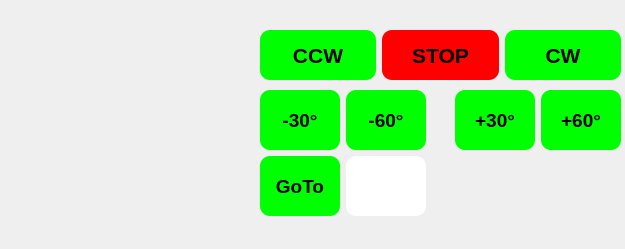
<?xml version="1.0" encoding="UTF-8"?>
<ui version="4.0">
 <class>MainWindow</class>
 <widget class="QMainWindow" name="MainWindow">
  <property name="geometry">
   <rect>
    <x>0</x>
    <y>0</y>
    <width>625</width>
    <height>249</height>
   </rect>
  </property>
  <property name="sizePolicy">
   <sizepolicy hsizetype="Fixed" vsizetype="Fixed">
    <horstretch>0</horstretch>
    <verstretch>0</verstretch>
   </sizepolicy>
  </property>
  <property name="maximumSize">
   <size>
    <width>1065</width>
    <height>401</height>
   </size>
  </property>
  <property name="focusPolicy">
   <enum>Qt::StrongFocus</enum>
  </property>
  <property name="windowTitle">
   <string>YO3HEX - ANTENNA ROTATOR CONTROLLER</string>
  </property>
  <property name="autoFillBackground">
   <bool>false</bool>
  </property>
  <property name="toolButtonStyle">
   <enum>Qt::ToolButtonIconOnly</enum>
  </property>
  <property name="documentMode">
   <bool>false</bool>
  </property>
  <property name="tabShape">
   <enum>QTabWidget::Rounded</enum>
  </property>
  <widget class="QWidget" name="centralwidget">
   <widget class="Compasswidget" name="Compasswidget" native="true">
    <property name="geometry">
     <rect>
      <x>10</x>
      <y>10</y>
      <width>241</width>
      <height>211</height>
     </rect>
    </property>
    <property name="maximumSize">
     <size>
      <width>341</width>
      <height>341</height>
     </size>
    </property>
    <property name="baseSize">
     <size>
      <width>341</width>
      <height>341</height>
     </size>
    </property>
    <property name="styleSheet">
     <string notr="true"/>
    </property>
   </widget>
   <widget class="QWidget" name="gridLayoutWidget">
    <property name="geometry">
     <rect>
      <x>260</x>
      <y>10</y>
      <width>361</width>
      <height>91</height>
     </rect>
    </property>
    <layout class="QGridLayout" name="gridLayout">
     <item row="0" column="2">
      <widget class="QPushButton" name="cw">
       <property name="minimumSize">
        <size>
         <width>0</width>
         <height>50</height>
        </size>
       </property>
       <property name="font">
        <font>
         <pointsize>16</pointsize>
         <weight>75</weight>
         <bold>true</bold>
        </font>
       </property>
       <property name="styleSheet">
        <string notr="true">background: lime;border-radius: 10px;</string>
       </property>
       <property name="text">
        <string>CW</string>
       </property>
      </widget>
     </item>
     <item row="0" column="0">
      <widget class="QPushButton" name="ccw">
       <property name="minimumSize">
        <size>
         <width>0</width>
         <height>50</height>
        </size>
       </property>
       <property name="font">
        <font>
         <pointsize>16</pointsize>
         <weight>75</weight>
         <bold>true</bold>
        </font>
       </property>
       <property name="styleSheet">
        <string notr="true">background: lime;border-radius: 10px;</string>
       </property>
       <property name="text">
        <string>CCW</string>
       </property>
      </widget>
     </item>
     <item row="0" column="1">
      <widget class="QPushButton" name="stop">
       <property name="minimumSize">
        <size>
         <width>0</width>
         <height>50</height>
        </size>
       </property>
       <property name="font">
        <font>
         <pointsize>16</pointsize>
         <weight>75</weight>
         <bold>true</bold>
        </font>
       </property>
       <property name="styleSheet">
        <string notr="true">background: red;border-radius: 10px;</string>
       </property>
       <property name="text">
        <string>STOP</string>
       </property>
      </widget>
     </item>
    </layout>
   </widget>
   <widget class="QWidget" name="gridLayoutWidget_2">
    <property name="geometry">
     <rect>
      <x>260</x>
      <y>90</y>
      <width>361</width>
      <height>128</height>
     </rect>
    </property>
    <layout class="QGridLayout" name="gridLayout_2">
     <item row="1" column="9">
      <widget class="QPushButton" name="pushButton_4">
       <property name="minimumSize">
        <size>
         <width>80</width>
         <height>60</height>
        </size>
       </property>
       <property name="maximumSize">
        <size>
         <width>60</width>
         <height>60</height>
        </size>
       </property>
       <property name="font">
        <font>
         <pointsize>14</pointsize>
         <weight>75</weight>
         <bold>true</bold>
        </font>
       </property>
       <property name="styleSheet">
        <string notr="true">background: lime;border-radius: 10px;</string>
       </property>
       <property name="text">
        <string>+30°</string>
       </property>
      </widget>
     </item>
     <item row="1" column="7">
      <spacer name="horizontalSpacer">
       <property name="orientation">
        <enum>Qt::Horizontal</enum>
       </property>
       <property name="sizeHint" stdset="0">
        <size>
         <width>40</width>
         <height>20</height>
        </size>
       </property>
      </spacer>
     </item>
     <item row="1" column="10">
      <widget class="QPushButton" name="pushButton_5">
       <property name="minimumSize">
        <size>
         <width>80</width>
         <height>60</height>
        </size>
       </property>
       <property name="maximumSize">
        <size>
         <width>80</width>
         <height>60</height>
        </size>
       </property>
       <property name="font">
        <font>
         <pointsize>14</pointsize>
         <weight>75</weight>
         <bold>true</bold>
        </font>
       </property>
       <property name="styleSheet">
        <string notr="true">background: lime;border-radius: 10px;</string>
       </property>
       <property name="text">
        <string>+60°</string>
       </property>
      </widget>
     </item>
     <item row="1" column="6">
      <widget class="QPushButton" name="pushButton_2">
       <property name="minimumSize">
        <size>
         <width>80</width>
         <height>60</height>
        </size>
       </property>
       <property name="maximumSize">
        <size>
         <width>60</width>
         <height>60</height>
        </size>
       </property>
       <property name="font">
        <font>
         <pointsize>14</pointsize>
         <weight>75</weight>
         <bold>true</bold>
        </font>
       </property>
       <property name="styleSheet">
        <string notr="true">background: lime;border-radius: 10px;</string>
       </property>
       <property name="text">
        <string>-60°</string>
       </property>
      </widget>
     </item>
     <item row="1" column="5">
      <widget class="QPushButton" name="minus10">
       <property name="minimumSize">
        <size>
         <width>80</width>
         <height>60</height>
        </size>
       </property>
       <property name="maximumSize">
        <size>
         <width>80</width>
         <height>60</height>
        </size>
       </property>
       <property name="font">
        <font>
         <pointsize>14</pointsize>
         <weight>75</weight>
         <bold>true</bold>
        </font>
       </property>
       <property name="styleSheet">
        <string notr="true">background: lime;border-radius: 10px;</string>
       </property>
       <property name="text">
        <string>-30°</string>
       </property>
      </widget>
     </item>
     <item row="2" column="5">
      <widget class="QPushButton" name="go">
       <property name="minimumSize">
        <size>
         <width>80</width>
         <height>60</height>
        </size>
       </property>
       <property name="font">
        <font>
         <pointsize>14</pointsize>
         <weight>75</weight>
         <bold>true</bold>
        </font>
       </property>
       <property name="focusPolicy">
        <enum>Qt::StrongFocus</enum>
       </property>
       <property name="styleSheet">
        <string notr="true">background: lime;border-radius: 10px;</string>
       </property>
       <property name="text">
        <string>GoTo</string>
       </property>
      </widget>
     </item>
     <item row="2" column="6">
      <widget class="QLineEdit" name="goToHedding">
       <property name="minimumSize">
        <size>
         <width>80</width>
         <height>60</height>
        </size>
       </property>
       <property name="maximumSize">
        <size>
         <width>80</width>
         <height>60</height>
        </size>
       </property>
       <property name="font">
        <font>
         <pointsize>24</pointsize>
         <weight>75</weight>
         <bold>true</bold>
        </font>
       </property>
       <property name="focusPolicy">
        <enum>Qt::StrongFocus</enum>
       </property>
       <property name="styleSheet">
        <string notr="true">border-radius: 10px;</string>
       </property>
       <property name="inputMask">
        <string>###</string>
       </property>
      </widget>
     </item>
    </layout>
   </widget>
   <widget class="QWidget" name="gridLayoutWidget_3">
    <property name="geometry">
     <rect>
      <x>630</x>
      <y>10</y>
      <width>321</width>
      <height>321</height>
     </rect>
    </property>
    <layout class="QGridLayout" name="gridLayout_3">
     <item row="3" column="0">
      <widget class="QPushButton" name="pushButton_13">
       <property name="minimumSize">
        <size>
         <width>80</width>
         <height>60</height>
        </size>
       </property>
       <property name="maximumSize">
        <size>
         <width>80</width>
         <height>60</height>
        </size>
       </property>
       <property name="font">
        <font>
         <pointsize>16</pointsize>
         <weight>75</weight>
         <bold>true</bold>
        </font>
       </property>
       <property name="styleSheet">
        <string notr="true">background: orange;border-radius: 10px;</string>
       </property>
       <property name="text">
        <string>270°</string>
       </property>
      </widget>
     </item>
     <item row="0" column="0">
      <widget class="QPushButton" name="pushButton">
       <property name="minimumSize">
        <size>
         <width>80</width>
         <height>60</height>
        </size>
       </property>
       <property name="maximumSize">
        <size>
         <width>80</width>
         <height>60</height>
        </size>
       </property>
       <property name="font">
        <font>
         <pointsize>16</pointsize>
         <weight>75</weight>
         <bold>true</bold>
        </font>
       </property>
       <property name="styleSheet">
        <string notr="true">background: orange;border-radius: 10px;</string>
       </property>
       <property name="text">
        <string>0°</string>
       </property>
      </widget>
     </item>
     <item row="2" column="0">
      <widget class="QPushButton" name="pushButton_10">
       <property name="minimumSize">
        <size>
         <width>80</width>
         <height>60</height>
        </size>
       </property>
       <property name="maximumSize">
        <size>
         <width>80</width>
         <height>60</height>
        </size>
       </property>
       <property name="font">
        <font>
         <pointsize>16</pointsize>
         <weight>75</weight>
         <bold>true</bold>
        </font>
       </property>
       <property name="styleSheet">
        <string notr="true">background: orange;border-radius: 10px;</string>
       </property>
       <property name="text">
        <string>180°</string>
       </property>
      </widget>
     </item>
     <item row="2" column="1">
      <widget class="QPushButton" name="pushButton_11">
       <property name="minimumSize">
        <size>
         <width>80</width>
         <height>60</height>
        </size>
       </property>
       <property name="maximumSize">
        <size>
         <width>80</width>
         <height>60</height>
        </size>
       </property>
       <property name="font">
        <font>
         <pointsize>16</pointsize>
         <weight>75</weight>
         <bold>true</bold>
        </font>
       </property>
       <property name="styleSheet">
        <string notr="true">background: orange;border-radius: 10px;</string>
       </property>
       <property name="text">
        <string>210°</string>
       </property>
      </widget>
     </item>
     <item row="2" column="2">
      <widget class="QPushButton" name="pushButton_12">
       <property name="minimumSize">
        <size>
         <width>80</width>
         <height>60</height>
        </size>
       </property>
       <property name="maximumSize">
        <size>
         <width>80</width>
         <height>60</height>
        </size>
       </property>
       <property name="font">
        <font>
         <pointsize>16</pointsize>
         <weight>75</weight>
         <bold>true</bold>
        </font>
       </property>
       <property name="styleSheet">
        <string notr="true">background: orange;border-radius: 10px;</string>
       </property>
       <property name="text">
        <string>240°</string>
       </property>
      </widget>
     </item>
     <item row="0" column="1">
      <widget class="QPushButton" name="pushButton_3">
       <property name="minimumSize">
        <size>
         <width>80</width>
         <height>60</height>
        </size>
       </property>
       <property name="maximumSize">
        <size>
         <width>80</width>
         <height>60</height>
        </size>
       </property>
       <property name="font">
        <font>
         <pointsize>16</pointsize>
         <weight>75</weight>
         <bold>true</bold>
        </font>
       </property>
       <property name="styleSheet">
        <string notr="true">background: orange;border-radius: 10px;</string>
       </property>
       <property name="text">
        <string>30°</string>
       </property>
      </widget>
     </item>
     <item row="0" column="2">
      <widget class="QPushButton" name="pushButton_6">
       <property name="minimumSize">
        <size>
         <width>80</width>
         <height>60</height>
        </size>
       </property>
       <property name="maximumSize">
        <size>
         <width>80</width>
         <height>60</height>
        </size>
       </property>
       <property name="font">
        <font>
         <pointsize>16</pointsize>
         <weight>75</weight>
         <bold>true</bold>
        </font>
       </property>
       <property name="styleSheet">
        <string notr="true">background: orange;border-radius: 10px;</string>
       </property>
       <property name="text">
        <string>60°</string>
       </property>
      </widget>
     </item>
     <item row="1" column="1">
      <widget class="QPushButton" name="pushButton_8">
       <property name="minimumSize">
        <size>
         <width>80</width>
         <height>60</height>
        </size>
       </property>
       <property name="maximumSize">
        <size>
         <width>80</width>
         <height>60</height>
        </size>
       </property>
       <property name="font">
        <font>
         <pointsize>16</pointsize>
         <weight>75</weight>
         <bold>true</bold>
        </font>
       </property>
       <property name="styleSheet">
        <string notr="true">background: orange;border-radius: 10px;</string>
       </property>
       <property name="text">
        <string>120°</string>
       </property>
      </widget>
     </item>
     <item row="1" column="2">
      <widget class="QPushButton" name="pushButton_9">
       <property name="minimumSize">
        <size>
         <width>80</width>
         <height>60</height>
        </size>
       </property>
       <property name="maximumSize">
        <size>
         <width>80</width>
         <height>60</height>
        </size>
       </property>
       <property name="font">
        <font>
         <pointsize>16</pointsize>
         <weight>75</weight>
         <bold>true</bold>
        </font>
       </property>
       <property name="styleSheet">
        <string notr="true">background: orange;border-radius: 10px;</string>
       </property>
       <property name="text">
        <string>150°</string>
       </property>
      </widget>
     </item>
     <item row="1" column="0">
      <widget class="QPushButton" name="pushButton_7">
       <property name="minimumSize">
        <size>
         <width>80</width>
         <height>60</height>
        </size>
       </property>
       <property name="maximumSize">
        <size>
         <width>80</width>
         <height>60</height>
        </size>
       </property>
       <property name="font">
        <font>
         <pointsize>16</pointsize>
         <weight>75</weight>
         <bold>true</bold>
        </font>
       </property>
       <property name="styleSheet">
        <string notr="true">background: orange;border-radius: 10px;</string>
       </property>
       <property name="text">
        <string>90°</string>
       </property>
      </widget>
     </item>
     <item row="3" column="1">
      <widget class="QPushButton" name="pushButton_14">
       <property name="minimumSize">
        <size>
         <width>80</width>
         <height>60</height>
        </size>
       </property>
       <property name="maximumSize">
        <size>
         <width>80</width>
         <height>60</height>
        </size>
       </property>
       <property name="font">
        <font>
         <pointsize>16</pointsize>
         <weight>75</weight>
         <bold>true</bold>
        </font>
       </property>
       <property name="styleSheet">
        <string notr="true">background: orange;border-radius: 10px;</string>
       </property>
       <property name="text">
        <string>300°</string>
       </property>
      </widget>
     </item>
     <item row="3" column="2">
      <widget class="QPushButton" name="pushButton_15">
       <property name="minimumSize">
        <size>
         <width>80</width>
         <height>60</height>
        </size>
       </property>
       <property name="maximumSize">
        <size>
         <width>80</width>
         <height>60</height>
        </size>
       </property>
       <property name="font">
        <font>
         <pointsize>16</pointsize>
         <weight>75</weight>
         <bold>true</bold>
        </font>
       </property>
       <property name="styleSheet">
        <string notr="true">background: orange;border-radius: 10px;</string>
       </property>
       <property name="text">
        <string>330°</string>
       </property>
      </widget>
     </item>
    </layout>
   </widget>
  </widget>
  <widget class="QMenuBar" name="menubar">
   <property name="geometry">
    <rect>
     <x>0</x>
     <y>0</y>
     <width>625</width>
     <height>21</height>
    </rect>
   </property>
  </widget>
 </widget>
 <customwidgets>
  <customwidget>
   <class>Compasswidget</class>
   <extends>QWidget</extends>
   <header>Compasswidget.h</header>
   <container>1</container>
  </customwidget>
 </customwidgets>
 <resources/>
 <connections/>
</ui>
